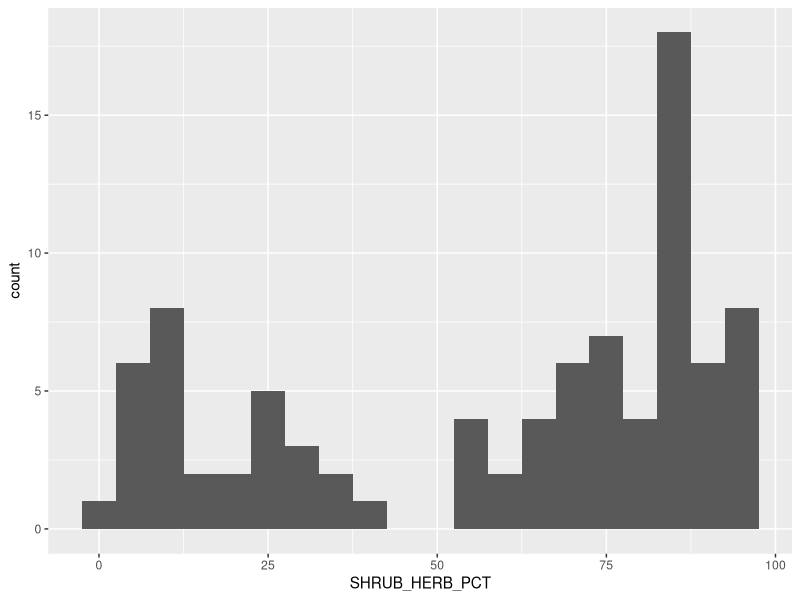
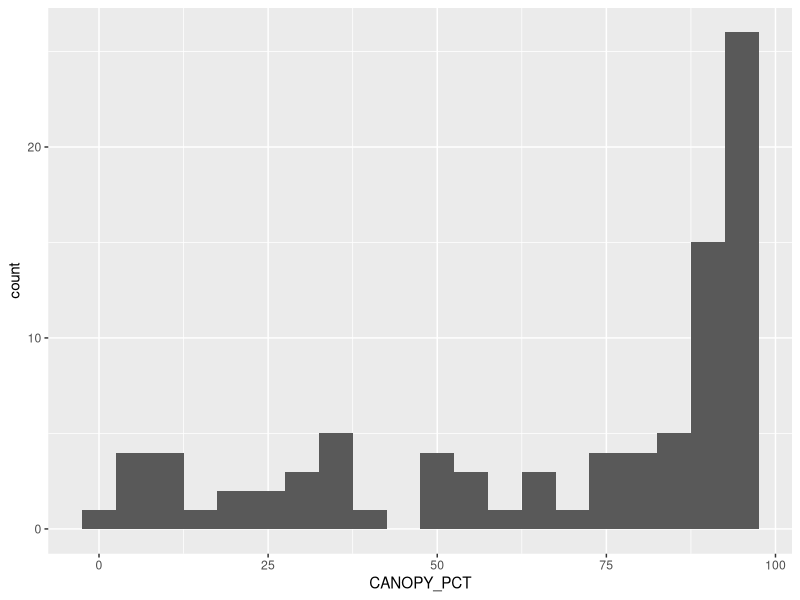
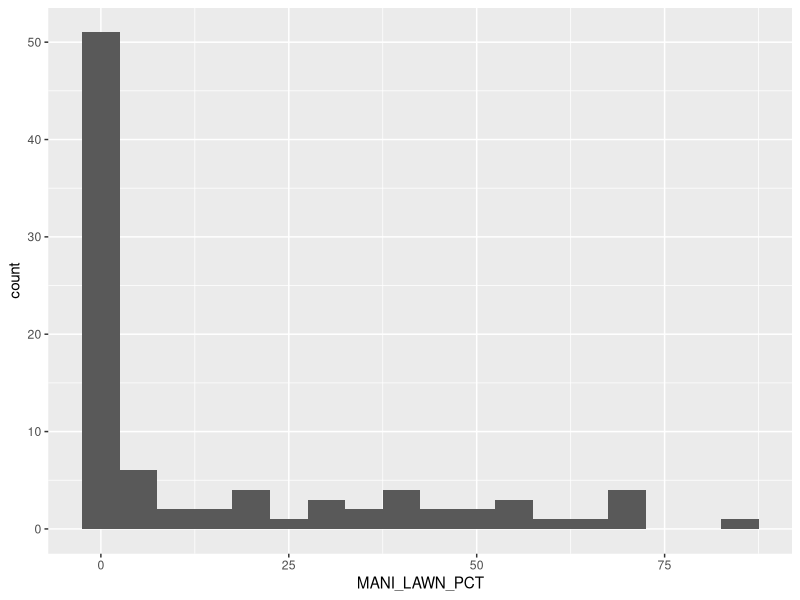
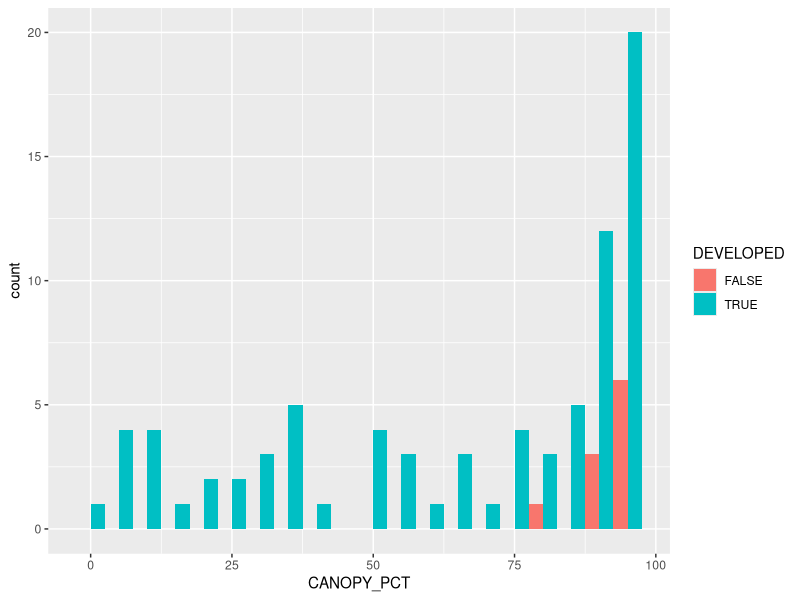
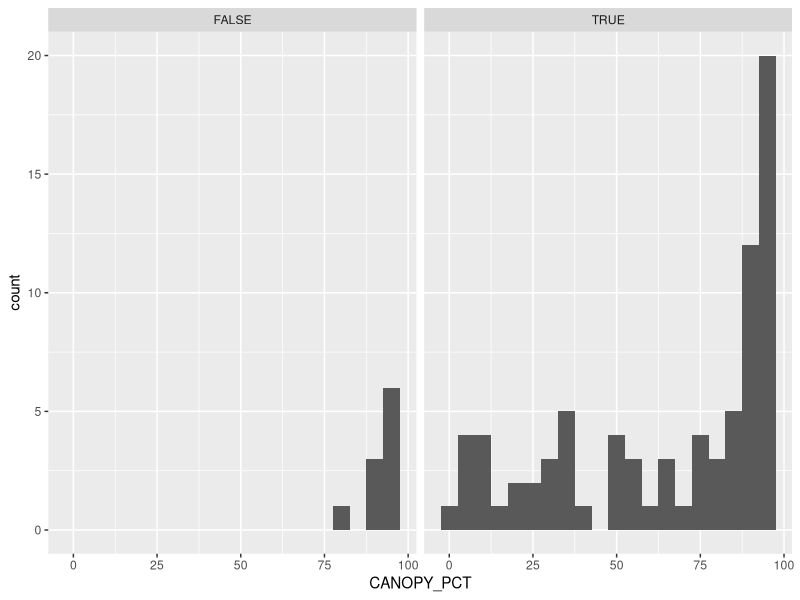
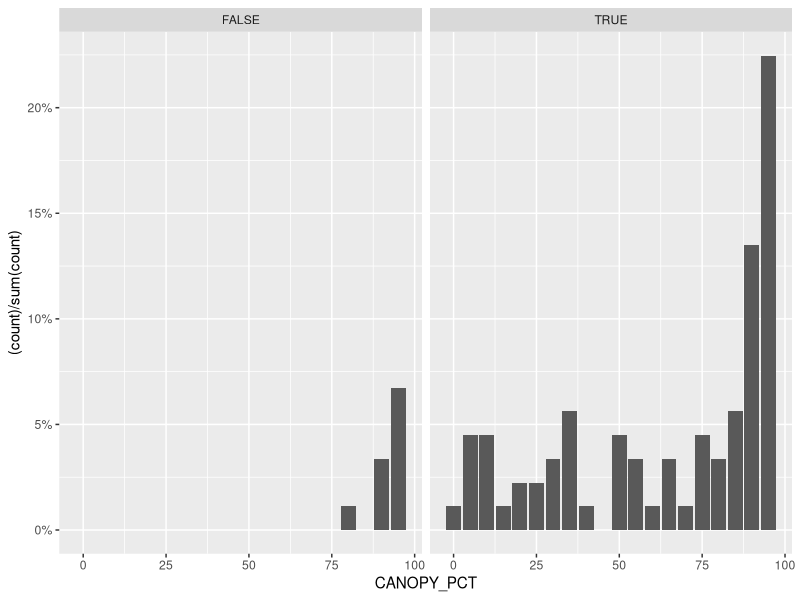
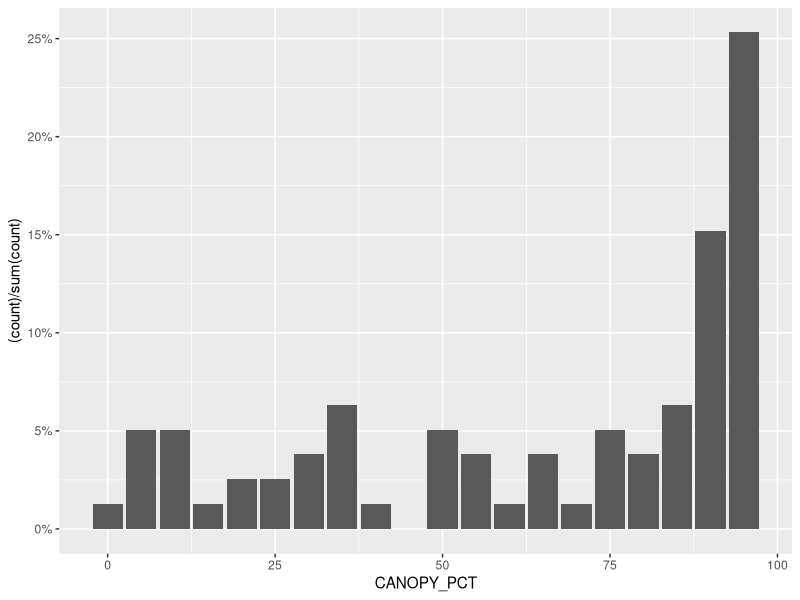
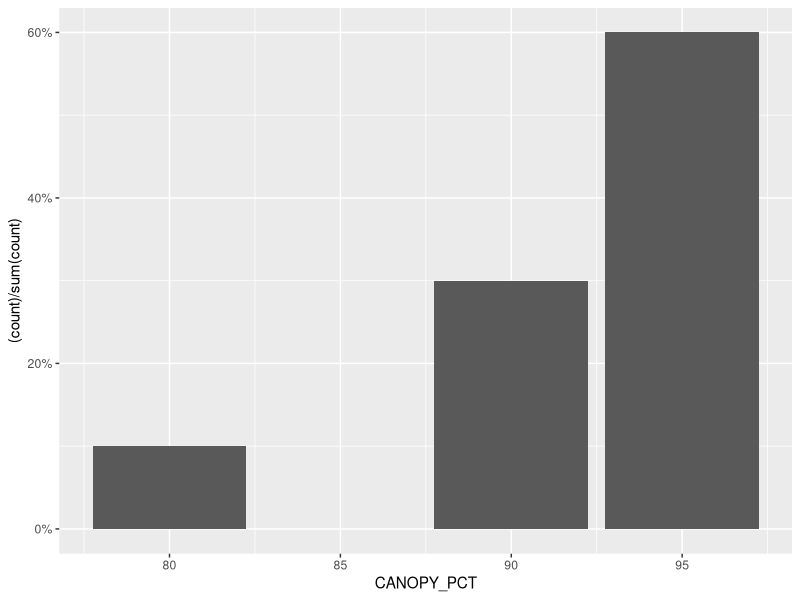

These figures' R source, in order: (Note: this script raises an error after producing the figures.)
## Setup
# Load packages
library(tidyverse)
library(gridExtra)
library(grid)

# Read in data
parcel_data <- read.csv("data/950_parcel_habitat_clean.csv")
woody_data <- read.csv("data/950_woody_habitat_clean.csv")

# Separate our group's lake - Big Arbor Vitae Lake
arbor_parcel <-
  parcel_data %>% filter(LAKE_NAME == "Big Arbor Vitae Lake")
arbor_woody <- woody_data %>% filter(LAKE_NAME == "Big Arbor Vitae")

# Shoreline vegetation - shrubs/herbs/manicured lawn
shore_veg <-
  select(
    arbor_parcel,
    c(
      PARCELID,
      CANOPY_PCT,
      SHRUB_PRESENCE,
      HERB_PRESENCE,
      SHRUB_HERB_PCT,
      MANI_LAWN_PCT
    )
  )

shore_veg %>% summarize(
  mean_sh_pct = mean(SHRUB_HERB_PCT),
  min_sh_pct = min(SHRUB_HERB_PCT),
  max_sh_pct = max(SHRUB_HERB_PCT),
  mean_canopy_pct = mean(CANOPY_PCT),
  min_canopy_pct = min(CANOPY_PCT),
  max_canopy_pct = max(CANOPY_PCT)
)

shore_veg %>% ggplot(aes(x = SHRUB_HERB_PCT)) +
  geom_histogram(binwidth = 5)

shore_veg %>% ggplot(aes(x = CANOPY_PCT)) +
  geom_histogram(binwidth = 5)

shore_veg %>% ggplot(aes(x = MANI_LAWN_PCT)) +
  geom_histogram(binwidth = 5)



## Developed vs non developed parcels

nondeveloped_ids <-
  c(
    "2-2562-02",
    "2-2562-01",
    "2-2562",
    "2-2556",
    "2-2553-06",
    "2-2565",
    "2-2566",
    "2-2582",
    "2-2597",
    "2-2648"
  )

arbor_parcel$DEVELOPED <-
  !arbor_parcel$PARCELID %in% nondeveloped_ids

arbor_parcel %>%
  group_by(DEVELOPED) %>%
  summarize(
    mean_canopy = mean(CANOPY_PCT),
    mean_erosion = mean(GREAT_ERO_LEN),
    mean_float = mean(FLOATING_VEG_PRES),
    mean_EMERG = mean(EMERGENT_VEG_PRES)
  )

## plotting notes: https://datacarpentry.org/R-ecology-lesson/04-visualization-ggplot2.html

## plot canopy coverage by development status
# basic plot
arbor_parcel %>%
  ggplot(aes(x=CANOPY_PCT,fill=DEVELOPED)) + 
  geom_histogram(position="dodge",binwidth=5)
# faceting
arbor_parcel %>%
  ggplot(aes(x=CANOPY_PCT)) + 
  geom_histogram(position="dodge",binwidth=5) +
  facet_wrap(facets=vars(DEVELOPED))
# graph as percents instead of counts -> not really what I want; the percentages are being calculated from the entire df
# instead of % developed vs % non developed
arbor_parcel %>% 
  ggplot(aes(x = CANOPY_PCT)) +  
  geom_bar(aes(y = (..count..)/sum(..count..))) +
  scale_y_continuous(labels = scales::percent_format(accuracy = 1L)) +
  facet_wrap(facets=vars(DEVELOPED))
# separate plots
arbor_parcel %>% filter(DEVELOPED=="TRUE") %>% 
  ggplot(aes(x = CANOPY_PCT)) +  
  geom_bar(aes(y = (..count..)/sum(..count..))) +
  scale_y_continuous(labels = scales::percent_format(accuracy = 1L))
arbor_parcel %>% filter(DEVELOPED=="FALSE") %>% 
  ggplot(aes(x = CANOPY_PCT)) +  
  geom_bar(aes(y = (..count..)/sum(..count..))) +
  scale_y_continuous(labels = scales::percent_format(accuracy = 1L))
# align axis scales, clean up labels, add colors, etc.
#color stuff
greens <- brewer.pal(n=9,name="Greens")
developed_greens <- c(rep(greens[1],3),rep(greens[2],3),rep(greens[3],2),rep(greens[4],2),rep(greens[5],2),rep(greens[6],2),rep(greens[7],2),greens[8],rep(greens[9],2))

devel_canopy_plot <- arbor_parcel %>% filter(DEVELOPED=="TRUE") %>% 
  ggplot(aes(x = CANOPY_PCT)) +  
  geom_bar(fill=developed_greens,aes(y = (..count..)/sum(..count..))) +
  scale_y_continuous(labels = scales::percent_format(accuracy = 1L),limits=c(0,.75)) +
  xlim(0,100) +
  labs(title="Developed Parcels",x="Percent Canopy Cover", y="Percent of Parcels") +
  theme_minimal()
undevel_canopy_plot <- arbor_parcel %>% filter(DEVELOPED=="FALSE") %>% 
  ggplot(aes(x = CANOPY_PCT)) +  
  geom_bar(fill=greens[7:9],aes(y = (..count..)/sum(..count..))) +
  scale_y_continuous(labels = scales::percent_format(accuracy = 1L),limits=c(0,.75)) +
  xlim(0,100) +
  labs(title="Undeveloped Parcels",x="Percent Canopy Cover", y="") +
  theme_minimal()
# plot side by side
grid.arrange(devel_canopy_plot, undevel_canopy_plot, ncol=2, 
             top=textGrob("Percent Canopy Coverage by Development Status",gp = gpar(fontsize = 15)))


d# mean canopy - developed vs undeveloped
arbor_parcel %>% 
  group_by(DEVELOPED) %>% 
  summarize(mean_canopy = mean(CANOPY_PCT)) %>% 
  ggplot(aes(x=DEVELOPED,y=mean_canopy)) + 
  geom_bar(fill=c(greens[9],greens[7]),stat="identity") +
  labs(x="Parcel Development Status",y="Average Canopy Coverage") +
  scale_x_discrete(limits=c(TRUE,FALSE),labels=c("Developed","Undeveloped")) +
  scale_y_continuous(labels = function(x) paste0(x, "%")) + # show % signs since the variable is measured in %s: https://stackoverflow.com/questions/50627529/add-a-percent-to-y-axis-labels
  theme_minimal()

